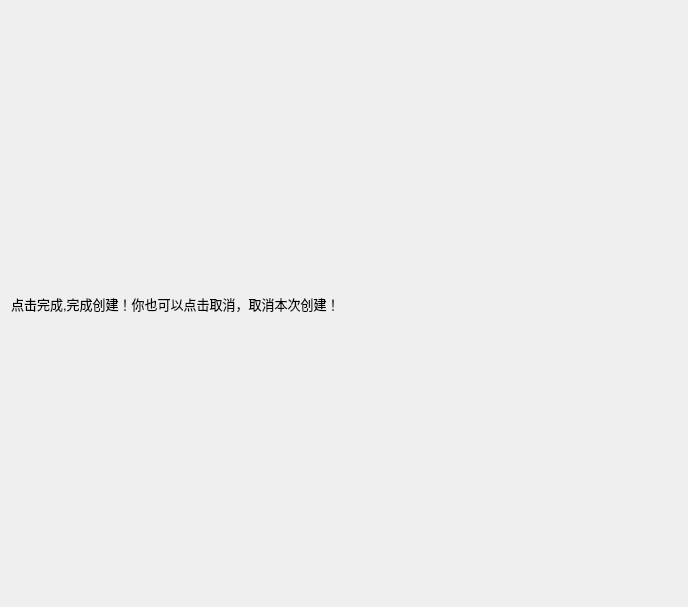
<?xml version="1.0" encoding="UTF-8"?>
<ui version="4.0">
 <class>ConfirmPage</class>
 <widget class="QWizardPage" name="ConfirmPage">
  <property name="geometry">
   <rect>
    <x>0</x>
    <y>0</y>
    <width>688</width>
    <height>607</height>
   </rect>
  </property>
  <property name="windowTitle">
   <string>WizardPage</string>
  </property>
  <layout class="QVBoxLayout" name="verticalLayout_2">
   <item>
    <layout class="QVBoxLayout" name="verticalLayout">
     <item>
      <widget class="QLabel" name="label">
       <property name="font">
        <font>
         <pointsize>10</pointsize>
         <bold>false</bold>
        </font>
       </property>
       <property name="text">
        <string>点击完成,完成创建！你也可以点击取消，取消本次创建！</string>
       </property>
      </widget>
     </item>
    </layout>
   </item>
  </layout>
 </widget>
 <resources/>
 <connections/>
</ui>
